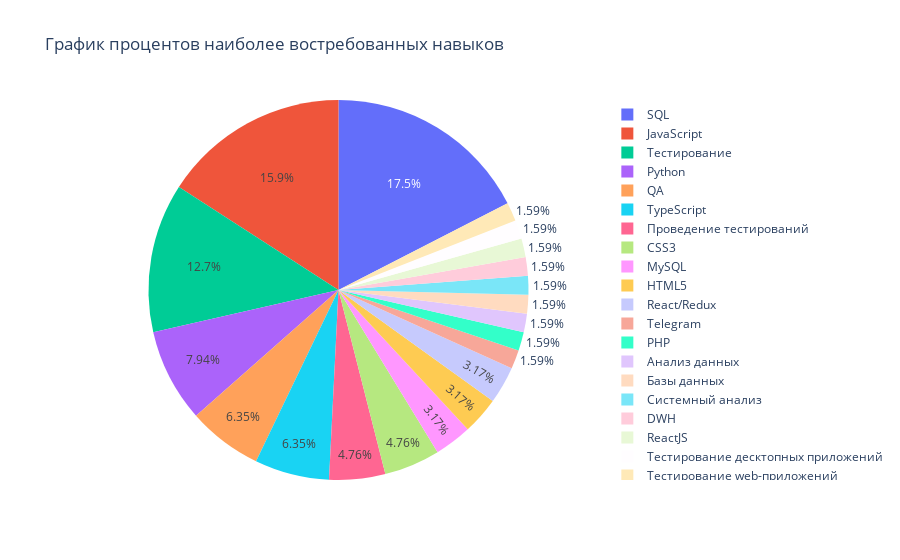

Source (notebook cell):
### Code cell
#Нагуглил круговую диаграмму и только через нее смог сделать:
#выводим топ 20 навыков в диаграмму

pyplt=py.offline.plot
labels=list(dct_skill.keys())[0:20]
values=list(dct_skill.values())[0:20]
trace=[go.Pie(labels=labels,values=values)]
layout=go.Layout(
    title='График процентов наиболее востребованных навыков'
)
fig=go.Figure(data=trace,layout=layout)
fig.show()

### Figure 1 — Plotly figure (JSON) as saved in the notebook; plotly's stock layout.template omitted (floating-point values rounded to 4 significant figures)
{"data": [{"labels": ["MySQL", "SQL", "Telegram", "Тестирование", "QA", "Проведение тестирований", "PHP", "HTML5", "CSS3", "JavaScript", "Python", "Анализ данных", "Базы данных", "Системный анализ", "DWH", "TypeScript", "ReactJS", "React/Redux", "Тестирование десктопных приложений", "Тестирование web-приложений"], "type": "pie", "values": [40, 220, 20, 160, 80, 60, 20, 40, 60, 200, 100, 20, 20, 20, 20, 80, 20, 40, 20, 20]}], "layout": {"title": {"text": "График процентов наиболее востребованных навыков"}}}
